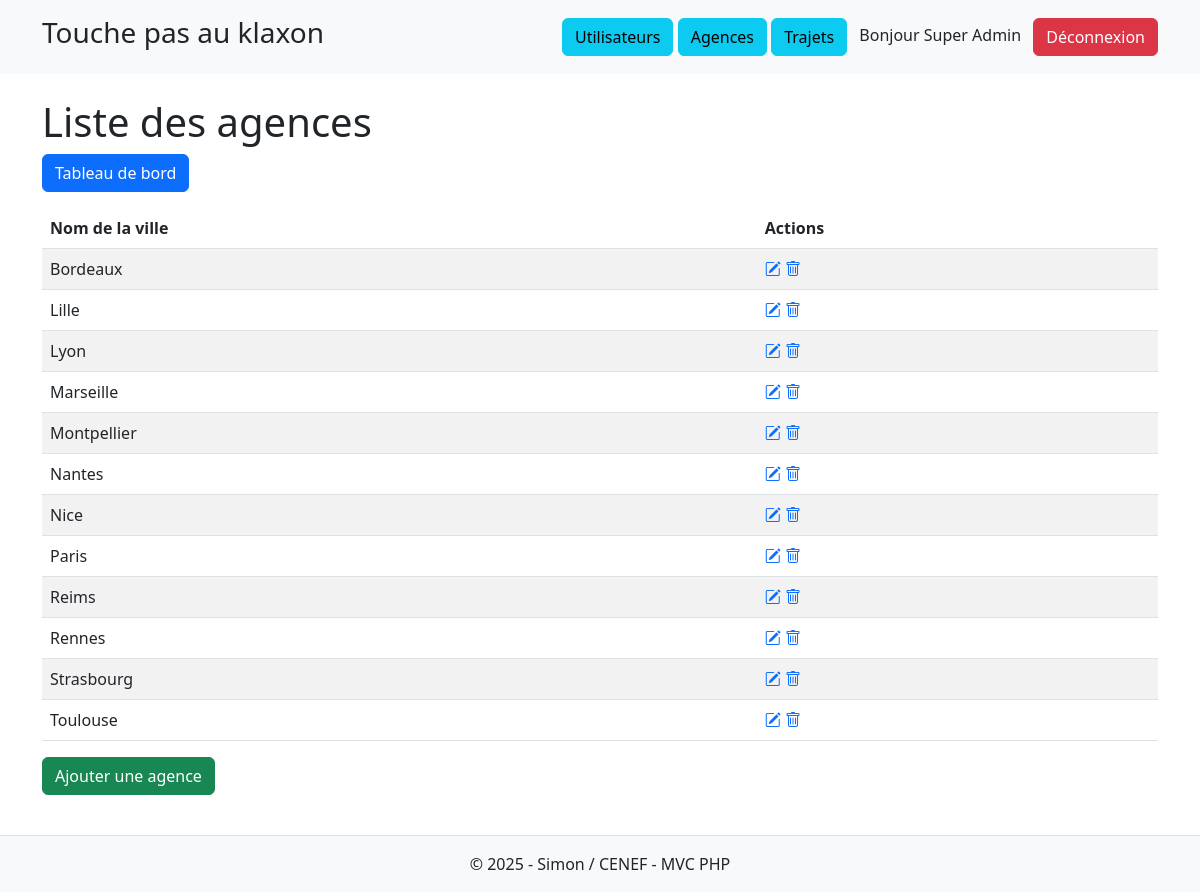
/index.php?controller=admin&action=listAgences (signed in), run on the app's committed database.
### tables this page shows
CREATE TABLE IF NOT EXISTS agences (
    id_agence INT AUTO_INCREMENT PRIMARY KEY,
    ville VARCHAR(50) NOT NULL UNIQUE
);

### app/Controllers/AdminController.php (called while the page is built, shortened)
<?php
class AdminController {
    public function listAgences(): void
    {
        $agences = Agence::getAll();
        require __DIR__ . '/../Views/admin/agencies/listAgences.php';
    }
}

### app/Config/Database.php (called while the page is built, shortened)
<?php
class Database
{
    private static ?Database $instance = null;
    private ?PDO $pdo = null ;
    private function __construct()
    {
        $envFile = (getenv('APP_ENV') === 'testing') ? '.env.testing' : '.env';
        $dotenv = \Dotenv\Dotenv::createImmutable(__DIR__ . '/../../', $envFile);
        $host = $_ENV['DB_HOST'] ?? 'localhost';
        $db   = $_ENV['DB_NAME'] ?? '';
        $user = $_ENV['DB_USER'] ?? '';
        $pass = $_ENV['DB_PASS'] ?? '';
        try {
            $this->pdo = new PDO(
                "mysql:host=$host;dbname=$db;charset=utf8mb4",
                $user,
                $pass,
                [
                    PDO::ATTR_ERRMODE => PDO::ERRMODE_EXCEPTION,
                    PDO::ATTR_DEFAULT_FETCH_MODE => PDO::FETCH_ASSOC,
                ]
            );
        } catch (PDOException $e) {
            die("Erreur de connexion à la base de données : " . $e->getMessage());
        }
    }
    public static function getInstance(): Database
    {
        if(self::$instance === null) {
            self::$instance = new Database();
        }
        return self::$instance;
    }
    public function getConnection(): PDO
    {
        return $this-> pdo;
    }
}

### app/Models/Agence.php (called while the page is built, shortened)
<?php
class Agence
{
    public function __construct()
    {
        $this->pdo = Database::getInstance()->getConnection();
    }
    public static function getAll(): array
    {
        $instance = new self();
        $stmt = $instance->pdo->query("SELECT * FROM agences ORDER BY ville ASC");
        return $stmt->fetchAll(PDO::FETCH_ASSOC);
    }
}

### app/Views/admin/agencies/listAgences.php (the view, shortened to what this page needs)
<!DOCTYPE html>
<html lang="fr">
<head>
    <link href="https://cdn.jsdelivr.net/npm/bootstrap@5.3.0/dist/css/bootstrap.min.css" rel="stylesheet">
    <link rel="stylesheet" href="https://cdn.jsdelivr.net/npm/bootstrap-icons@1.10.5/font/bootstrap-icons.css">
</head>
<body>
    <?php include __DIR__ . '/../../layouts/header.php'; ?>
<main class="container mt-4">
<?php $agences = $agences ?? []; ?>
    <h1>Liste des agences</h1>
    <a href="index.php?controller=admin&action=dashboard" class="btn btn-primary mb-3 ">Tableau de bord</a>
    <table class="table table-striped">
        <thead>
            <tr>
                <th>Nom de la ville</th>
                <th>Actions</th>
            </tr>
        </thead>
        <tbody>
            <?php if(!empty($agences) && is_array($agences)): ?>
                <?php foreach($agences as $agence): ?>
                    <tr>
                        <td><?= htmlspecialchars($agence['ville']) ?></td>
                        <td>
                            <a href="index.php?controller=admin&action=editAgence&id=<?= $agence['id_agence'] ?>"><i class="bi bi-pencil-square"></i></a>
                            <a href="index.php?controller=admin&action=deleteAgence&id=<?= $agence['id_agence'] ?>"
                            onclick="return confirm('Êtes-vous sûr de vouloir supprimer cette agence ?');">
                            <i class="bi bi-trash"></i>
                            </a>
                        </td>
                    </tr>
                <?php endforeach; ?>
            <?php else: ?>
                <tr><td colspan="2">Aucune agence trouvée</td></tr>
            <?php endif; ?>
        </tbody>
    </table>
    <a href="index.php?controller=admin&action=createAgence" class="btn btn-success mb-3">Ajouter une agence</a>
</main>
    <?php include __DIR__ . '/../../layouts/footer.php'; ?>
</body>
</html>

### data on the page
agences: ville "Bordeaux"
agences: ville "Lille"
agences: ville "Lyon"
agences: ville "Marseille"
agences: ville "Montpellier"
agences: ville "Nantes"
agences: ville "Nice"
agences: ville "Paris"
agences: ville "Reims"
agences: ville "Rennes"
agences: ville "Strasbourg"
agences: ville "Toulouse"

### other printed values
$user['prenom'] "Super"
$user['nom'] "Admin"
